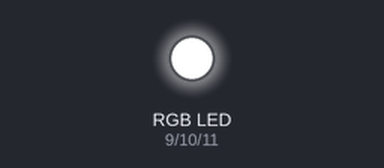
Recording of a sketch running on a simulated Arduino Uno, built with avr-gcc and run on an emulated ATmega328P. Parts: an RGB LED mixed from three pins (HIGH = lit).

Above: at 0.1 s.
Timing chart, 0 to 1.6 s (numbered marks = the images above):
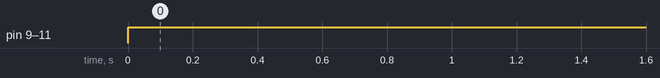

The sketch:

Dk_led_RGB.ino
```cpp
int Red=9;
int Green=10;
int Blue=11;
void setup() {
  // put your setup code here, to run once:
  pinMode(Red,OUTPUT);
  pinMode(Green,OUTPUT);
  pinMode(Blue,OUTPUT);
  analogWrite(Red,0);
  analogWrite(Green,0);
  analogWrite(Blue,0);
}

void loop() {
  // put your main code here, to run repeatedly:
  analogWrite(Red,255);
  analogWrite(Green,255);
  analogWrite(Blue,255);
}
```

Measured:
- by itself, pin 9 (Red), pin 10 (Green), pin 11 (Blue): LOW → HIGH at 0.00 s
